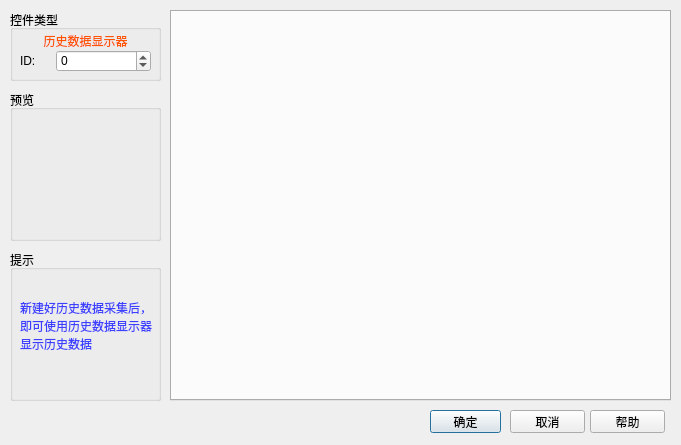
<?xml version="1.0" encoding="UTF-8"?>
<ui version="4.0">
 <class>QHistoryDataShow</class>
 <widget class="QDialog" name="QHistoryDataShow">
  <property name="geometry">
   <rect>
    <x>0</x>
    <y>0</y>
    <width>681</width>
    <height>445</height>
   </rect>
  </property>
  <property name="windowTitle">
   <string>Dialog</string>
  </property>
  <widget class="QGroupBox" name="groupBox_ctlType">
   <property name="geometry">
    <rect>
     <x>10</x>
     <y>10</y>
     <width>151</width>
     <height>71</height>
    </rect>
   </property>
   <property name="title">
    <string>控件类型</string>
   </property>
   <widget class="QLabel" name="label_ctlType">
    <property name="geometry">
     <rect>
      <x>10</x>
      <y>20</y>
      <width>131</width>
      <height>21</height>
     </rect>
    </property>
    <property name="styleSheet">
     <string notr="true">color: rgb(255, 85, 0);</string>
    </property>
    <property name="text">
     <string>历史数据显示器</string>
    </property>
    <property name="alignment">
     <set>Qt::AlignCenter</set>
    </property>
   </widget>
   <widget class="QWidget" name="layoutWidget_2">
    <property name="geometry">
     <rect>
      <x>10</x>
      <y>40</y>
      <width>131</width>
      <height>22</height>
     </rect>
    </property>
    <layout class="QHBoxLayout" name="horizontalLayout">
     <item>
      <widget class="QLabel" name="label_3">
       <property name="maximumSize">
        <size>
         <width>30</width>
         <height>16777215</height>
        </size>
       </property>
       <property name="text">
        <string>ID:</string>
       </property>
      </widget>
     </item>
     <item>
      <widget class="QSpinBox" name="spinBox">
       <property name="minimum">
        <number>-1</number>
       </property>
       <property name="maximum">
        <number>100000</number>
       </property>
      </widget>
     </item>
    </layout>
   </widget>
  </widget>
  <widget class="QPushButton" name="accept">
   <property name="geometry">
    <rect>
     <x>430</x>
     <y>410</y>
     <width>71</width>
     <height>23</height>
    </rect>
   </property>
   <property name="text">
    <string>确定</string>
   </property>
   <property name="checkable">
    <bool>false</bool>
   </property>
   <property name="default">
    <bool>true</bool>
   </property>
  </widget>
  <widget class="QTabWidget" name="tabWidget">
   <property name="geometry">
    <rect>
     <x>170</x>
     <y>10</y>
     <width>501</width>
     <height>391</height>
    </rect>
   </property>
   <property name="currentIndex">
    <number>-1</number>
   </property>
  </widget>
  <widget class="QGroupBox" name="groupBox_preview">
   <property name="geometry">
    <rect>
     <x>10</x>
     <y>90</y>
     <width>151</width>
     <height>151</height>
    </rect>
   </property>
   <property name="title">
    <string>预览</string>
   </property>
   <widget class="QGraphicsView" name="graphicsView">
    <property name="geometry">
     <rect>
      <x>10</x>
      <y>20</y>
      <width>131</width>
      <height>121</height>
     </rect>
    </property>
    <property name="styleSheet">
     <string notr="true">background-color: rgba(255, 255, 255, 0);</string>
    </property>
   </widget>
  </widget>
  <widget class="QPushButton" name="cancel">
   <property name="geometry">
    <rect>
     <x>510</x>
     <y>410</y>
     <width>75</width>
     <height>23</height>
    </rect>
   </property>
   <property name="focusPolicy">
    <enum>Qt::NoFocus</enum>
   </property>
   <property name="text">
    <string>取消</string>
   </property>
  </widget>
  <widget class="QPushButton" name="help">
   <property name="geometry">
    <rect>
     <x>590</x>
     <y>410</y>
     <width>75</width>
     <height>23</height>
    </rect>
   </property>
   <property name="focusPolicy">
    <enum>Qt::NoFocus</enum>
   </property>
   <property name="text">
    <string>帮助</string>
   </property>
  </widget>
  <widget class="QGroupBox" name="groupBox_prompt">
   <property name="geometry">
    <rect>
     <x>10</x>
     <y>250</y>
     <width>151</width>
     <height>151</height>
    </rect>
   </property>
   <property name="title">
    <string>提示</string>
   </property>
   <widget class="QLabel" name="label">
    <property name="geometry">
     <rect>
      <x>10</x>
      <y>20</y>
      <width>141</width>
      <height>111</height>
     </rect>
    </property>
    <property name="styleSheet">
     <string notr="true">color: rgb(60, 63, 255);</string>
    </property>
    <property name="text">
     <string>新建好历史数据采集后，即可使用历史数据显示器显示历史数据</string>
    </property>
    <property name="wordWrap">
     <bool>true</bool>
    </property>
   </widget>
  </widget>
 </widget>
 <resources/>
 <connections/>
</ui>
